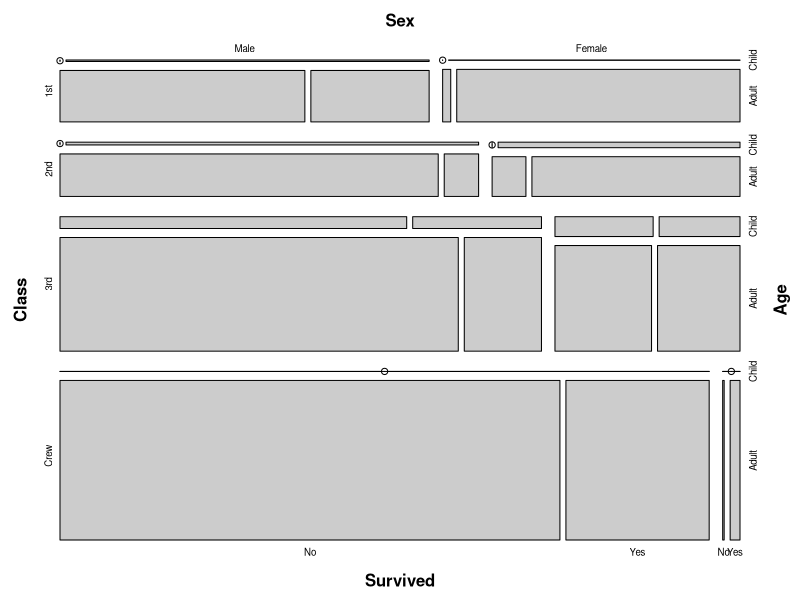

Generate this figure with R:
## ---- chunk 1

## ---- chunk 2
knitr::opts_chunk$set(echo = FALSE)
## ---- chunk 3
X <- matrix(1:9, # a sequence of numbers to fill in
       nrow=3, # three rows (alt. ncol=3)
       byrow=T) # populate matrix by row
X
## ---- chunk 4
X[1,2] # Retrieve element from the 1st row, 2nd column
X[3,] # Retrieve the entire 3rd row
X[,2] # Retrieve the 2nd column
## ---- chunk 5
X[c(1,3),] # Retrieve rows 1 and 3
X[c(1,3),c(3,1)]
## ---- chunk 6
X
dim(X) # 3 rows and 3 columns
## ---- chunk 7
X <- matrix(sample(1:9,size = 9), nrow = 3)
ord <- order(X[,2])
X[ord,]
## ---- chunk 8
X
t(X)
## ---- chunk 9
X
diag(X) # get values on the diagonal
## ---- chunk 10
X # print X
upper.tri(X) # which elements form the upper triangle
X[upper.tri(X)] <- 0 # set them to 0
X # print the new matrix
## ---- chunk 11
A <- matrix(1:4, nrow = 2, byrow=T)
B <- matrix(5:8, nrow = 2, byrow=T)
A * B # Hadamard product
A %*% B # Matrix multiplication
# A %x% B # Kronecker product
# A %o% B # Outer product (tensor product)
## ---- chunk 12
outer(letters[1:4], LETTERS[1:4], paste, sep="-")
## ---- chunk 13
expand.grid(height = seq(120, 121),
            weight = c('1-50', '51+'),
            sex = c("Male","Female"))
## ---- chunk 14
X
apply(X, MARGIN=2, mean) # MARGIN=1 would do it for rows
## ---- chunk 15
X
my.mean <- mean(X)
apply(X, MARGIN=c(1,2),
      function(x, my.mean) (x - my.mean)^2,
      my.mean)
## ---- chunk 16
X
colSums(X)
## ---- chunk 17
x <- c(1,1,1)
y <- c(2,2,2)
cbind(x,y)
rbind(x,y)
## ---- chunk 18
dim(Titanic)
## ---- chunk 19
library(vcd)
mosaic(Titanic, gp_labels=gpar(fontsize=7))
## ---- chunk 20
name <- c('R2D2', 'C3PO', 'BB8')
weight <- c(21, 54, 17)
data <- list(name=name, weight)
data
data$name
data[[1]]
## ---- chunk 21
weight <- matrix(sample(1:9, size = 9), nrow=3)
data <- list(name, weight)
data
data[[2]][3]
## ---- chunk 22
df <- data.frame(c(1:5),
                 LETTERS[1:5],
                 sample(c(TRUE, FALSE), size = 5,
                        replace=T))
df
## ---- chunk 23
df <- data.frame(no=c(1:5),
                 letter=c('a','b','c','d','e'),
                 isBrown=sample(c(TRUE, FALSE),
                        size = 5,
                        replace=T))
df
## ---- chunk 24
df[1,]  # get the first row
df[,2]  # the first column
df[2:3, 'isBrown'] # get rows 2-3 from the isBrown column
df$letter[1:2] # get the first 2 letters
## ---- chunk 25
df$letter
df$letter <- as.character(df$letter)
df$letter
## ---- chunk 26
df <- data.frame(no=c(1:5),
                 letter=c("a","b","c","d","e"),
                 isBrown=sample(c(TRUE, FALSE),
                        size = 5,
                        replace=T),
                 stringsAsFactors = TRUE)
df$letter
## ---- chunk 27
colnames(df) # get column names
rownames(df) # get row names
rownames(df) <- letters[1:5]
rownames(df)
df['b', ]
## ---- chunk 28
df1 <- data.frame(no=c(1:5),
                 letter=c("a","b","c","d","e"))
df2 <- data.frame(no=c(1:5),
                 letter=c("A","B","C","D","E"))
merge(df1, df2, by='no')
## ---- chunk 29
size <- factor('small')
class(size) # Class 'factor'
mode(size) # Is represented by 'numeric'
typeof(size) # Of integer type
## ---- chunk 30
his <- hist(1:5, plot=F)
str(his)
object.size(hist) # How much memory the object consumes
## ---- chunk 31
attributes(his)
attr(his, "names")
#fix(his) # Opens an object editor
## ---- chunk 32
my.list <- list(numbers = c(1:5),
                letters = letters[1:5])
class(my.list)
class(my.list) <- 'my.list.class'
class(my.list) # Now the list is of S3 class
## ---- chunk 33
print.my.list.class <- function(x) {
  cat('Numbers:', x$numbers, '\n')
  cat('Letters:', x$letters)
}
print(my.list)
## ---- chunk 34
class(his) <- 'my.list.class' # alter class
print(his) # Gibberish but no error...
## ---- chunk 35
setClass('gene',
         representation(name='character',
                        coords='numeric')
         )
my.gene <- new('gene', name='ANK3',
               coords=c(1.4e6, 1.412e6))
## ---- chunk 36
my.gene@name # access using @ operator
my.gene@coords[2] # access the 2nd element in slot coords
## ---- chunk 37
setMethod('print', 'gene',
          function(x) {
              cat('GENE: ', x@name, ' --> ')
              cat('[', x@coords, ']')
          })
print(my.gene) # and we use the newly defined print
## ---- chunk 38

